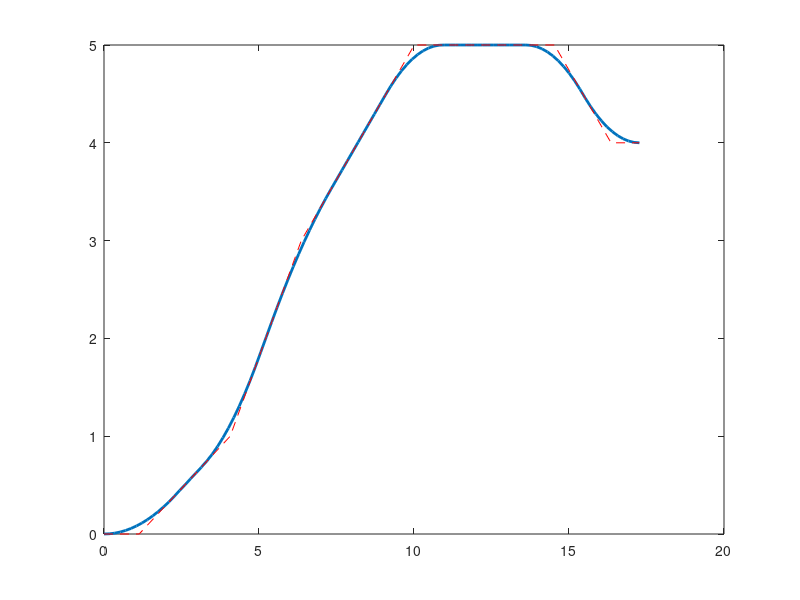
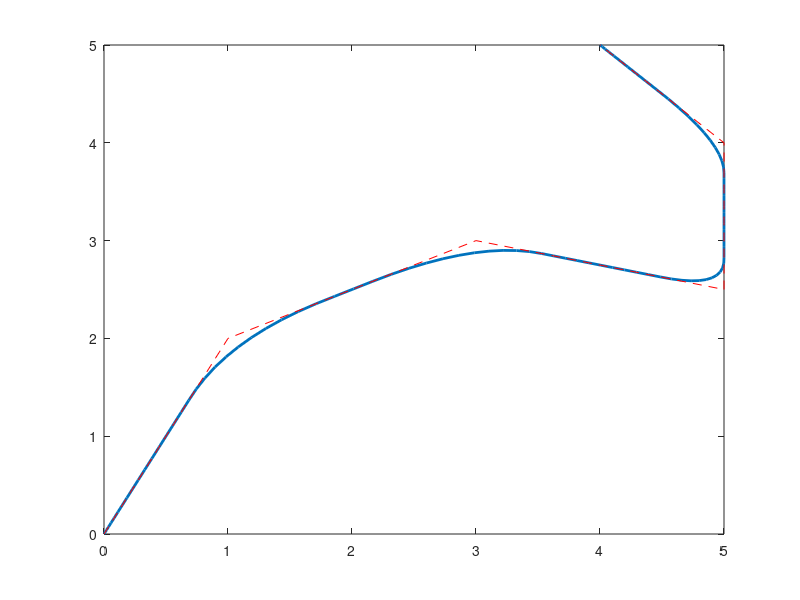

Write MATLAB code to recreate these figures, in order.
clear; close all;

% Initial constraints
p = [0,0;1,2;3,3;5,2.5;5,4;4,5];
v_max = [1,1];
a_max = [0.3,0.3];

% Initialise parameters
[n,d] = size(p);
t_blend = zeros(1,n);
T = zeros(1,n-1);
v_lin = zeros(n+1,d);
a_blend = zeros(n,d);

% Compute duration of linear segments
for i = 1:n-1
    T(i) = max( abs(p(i+1,:) - p(i,:))./v_max );
end
T = [1 T 1]; % dummy, will be replaced later
p = [p(1,:); p; p(end,:)]; % duplicate ends

% Compute velocities and parabolic blends considering limits
i = 1;
while i <= n
    
    v_lin(i,:) = (p(i+1,:) - p(i,:))/T(i);
    v_lin(i+1,:) = (p(i+2,:) - p(i+1,:))/T(i+1);
    t_blend(i) = max( abs(v_lin(i+1,:) - v_lin(i,:))./a_max );

    if i==1
        T(1) = t_blend(1)/2;
    elseif i==n
        T(end) = t_blend(n)/2;
    end
    
    % Check if overlap of the blends
    if ( (t_blend(i) > T(i+1)) && (i < n) ) || ...
       ( (t_blend(i) > T(i)) && (i > 1))
        f = sqrt(min(T(i), T(i+1))/t_blend(i));
        T(i) = T(i)/f;
        T(i+1) = T(i+1)/f;
        i = 1;
    else
        a_blend(i,:) = (v_lin(i+1,:) - v_lin(i,:))/t_blend(i);
        i = i + 1;
    end
end
T_stamps = cumsum(T);



% A small test to evalutate the path in time
t = linspace(0,sum(T));
q = zeros(length(t),d);

for i = 1:length(t)
    
    [~,idx] = min(abs(t(i)-T_stamps));
    idx = min(idx, n);
    dt = t(i) - T_stamps(idx);
    
    if abs(dt) <= t_blend(idx)/2 
        q(i,:) = p(idx+1,:) + v_lin(idx,:)*dt + 1/2*a_blend(idx,:)*(dt+t_blend(idx)/2).^2;
    else
        if dt < 0
            idx = idx - 1;
            dt = t(i) - T_stamps(idx);
        end
        q(i,:) = p(idx+1,:) + v_lin(idx+1,:)*dt;
    end
    
end

figure()
plot(t,q(:,1),'LineWidth',2)
line([0 T_stamps],p(:,1),'Color','r','LineStyle','--')

figure()
plot(q(:,1),q(:,2),'LineWidth',2)
line(p(:,1),p(:,2),'Color','r','LineStyle','--')